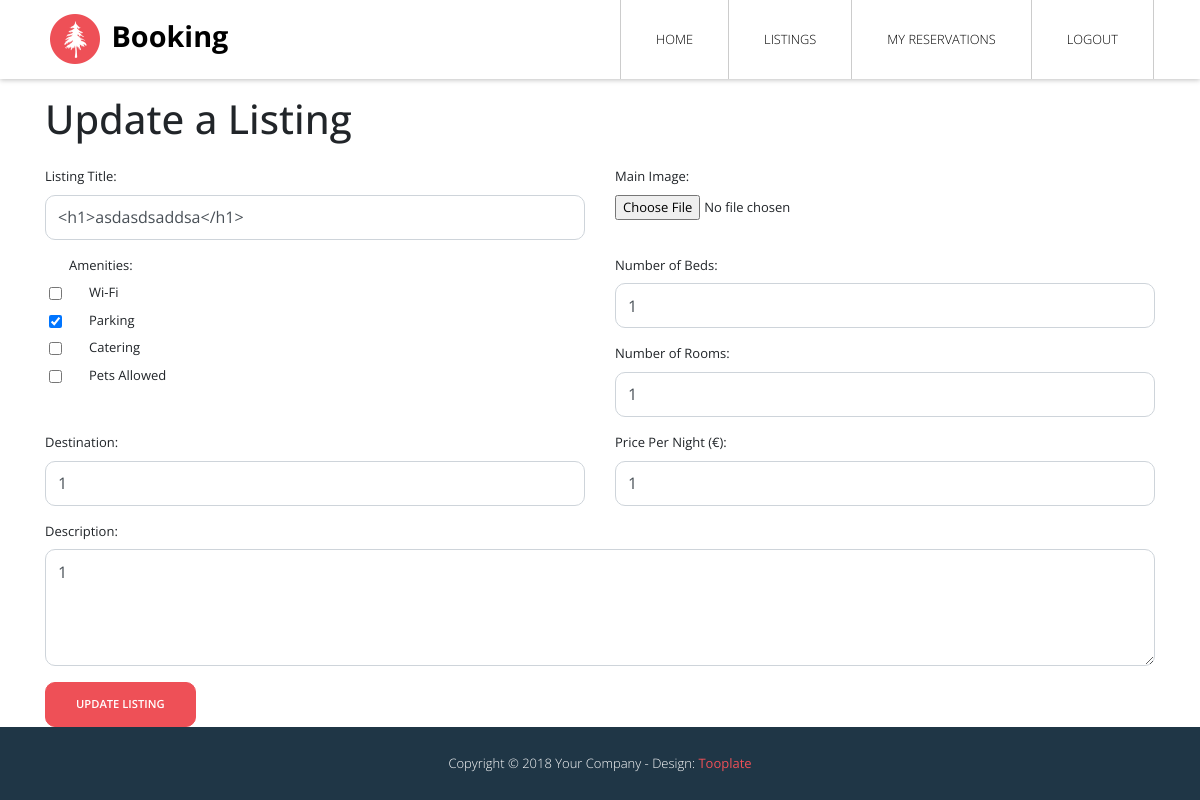
The page /update_listing.php?id=8 (signed in) on the database its author committed.
### tables this page shows
CREATE TABLE `listing` (
  `id` int(11) NOT NULL,
  `name` text NOT NULL,
  `location` text NOT NULL,
  `description` text NOT NULL,
  `rooms` int(11) NOT NULL,
  `beds` int(11) NOT NULL,
  `amenities` text NOT NULL,
  `price` float NOT NULL,
  `publishedDate` datetime NOT NULL DEFAULT current_timestamp(),
  `publishedBy` int(11) NOT NULL
);

### lib/DB.php (called while the page is built, shortened)
<?php
class DB
{
    private $host = "localhost";
    private $username = "root";
    private $password = "";
    private $dbName = "booking";
    private \PDO $connection;
    public function __construct(
        string $host = "",
        int $port = 3306,
        string $username = "",
        string $password = "",
        string $dbName = ""
    )
    {
        try {
            $this->connection = new \PDO(
                "mysql:host=$this->host;dbname=$this->dbName;charset=utf8mb4",
                $this->username,
                $this->password
            );
            $this->connection->setAttribute(\PDO::ATTR_ERRMODE, \PDO::ERRMODE_EXCEPTION);
        } catch(\PDOException $e) {
            echo "Connection failed: " . $e->getMessage();
        }
    }
    public function getListing(int $id): array {
        $sql = "SELECT * FROM listing WHERE id = :id";
        $stmt = $this->connection->prepare($sql);
        $stmt->bindParam(":id", $id);
        $stmt->execute();
        return $stmt->fetch(\PDO::FETCH_ASSOC);
    }
}

### lib/Common.php (called while the page is built, shortened)
<?php
class Common
{
    private $amenities = [
        "wifi" => "Wi-Fi",
        "parking" => "Parking",
        "catering" => "Catering",
        "petsAllowed" => "Pets Allowed"
    ];
    function getAmenities(): array
    {
        return $this->amenities;
    }
}

### update_listing.php (the view, shortened to what this page needs)
<?php
require_once 'lib/Common.php';
require_once 'lib/DB.php';
$common = new \lib\Common();
$db = new \lib\DB();
$common->startSession();
$allAmenities = $common->getAmenities();
$listing = $db->getListing($_GET['id']);
$amenities = json_decode($listing['amenities']);
?>
<!DOCTYPE html>
<html lang="en">
<head>
    <link rel="stylesheet" href="https://cdnjs.cloudflare.com/ajax/libs/font-awesome/6.5.1/css/all.min.css">
    <link rel="stylesheet" href="css/bootstrap.min.css">
    <link rel="stylesheet" type="text/css" href="slick/slick.css" />
    <link rel="stylesheet" type="text/css" href="slick/slick-theme.css" />
    <link rel="stylesheet" type="text/css" href="css/datepicker.css" />
    <link rel="stylesheet" href="css/tooplate-style.css">
</head>
<body>
    <div class="tm-main-content" id="top">
        <?php include 'parts/nav.php'; ?>
        <div class="container mt-3">
            <h1 class="mb-4">Update a Listing</h1>
            <form action="listings/update_listing.php" method="post" enctype="multipart/form-data">
                <div class="row">
                    <div class="col-md-6">
                        <div class="form-group">
                            <label for="listingTitle">Listing Title:</label>
                            <input type="text" class="form-control" id="listingTitle" name="listingTitle" value=<?=$listing['name']?> required>
                        </div>
                    </div>
                    <div class="col-md-6">
                        <div class="form-group">
                            <label for="mainImage">Main Image:</label>
                            <input type="file" class="form-control-file" id="mainImage" name="mainImage" accept="image/*" required>
                        </div>
                    </div>
                </div>
                <div class="row">
                    <div class="col-md-6">
                        <div class="form-group pl-4">
                            <label>Amenities:</label>
                            <?php foreach ($allAmenities as $key => $value) { ?>
                                <div class="form-check">
                                    <input type="checkbox" class="form-check-input" id=<?=$key?> name="amenities[]" value=<?=$key?> <?=in_array($key, $amenities) ? "checked" : ""?>>
                                    <label class="form-check-label" for=<?=$key?>><?=$value?></label>
                                </div>
                            <?php } ?>
                        </div>
                    </div>
                    <div class="col-md-6">
                        <div class="form-group">
                            <label for="beds">Number of Beds:</label>
                            <input type="number" class="form-control" id="beds" name="beds" min="1" value=<?=$listing['beds']?> required>
                        </div>
                        <div class="form-group">
                            <label for="rooms">Number of Rooms:</label>
                            <input type="number" class="form-control" id="rooms" name="rooms" min="1" value=<?=$listing['rooms']?> required>
                        </div>
                    </div>
                </div>
                <div class="row">
                    <div class="col-md-6">
                        <div class="form-group">
                            <label for="destination">Destination:</label>
                            <input type="text" class="form-control" id="destination" name="destination" value=<?=$listing['location']?> required>
                        </div>
                    </div>
                    <div class="col-md-6">
                        <div class="form-group">
                            <label for="pricePerNight">Price Per Night (€):</label>
                            <input type="number" class="form-control" id="pricePerNight" name="pricePerNight" min="0" step="0.01" value=<?=$listing['price']?> required>
                        </div>
                    </div>
                </div>
                <div class="form-group">
                    <label for="description">Description:</label>
                    <textarea class="form-control" id="description" name="description" rows="4" placeholder="Enter your listing description" required><?=$listing['description']?></textarea>
                </div>
                <button type="submit" class="btn btn-primary">Update Listing</button>
            </form>
        </div>
        <?php include 'parts/footer.php'; ?>
    </div>
</body>
</html>

### css/tooplate-style.css (style rules this page uses)
html { position: relative; min-height: 100%; }
body { font-family: 'Open Sans', Helvetica, Arial, sans-serif; font-size: 13px; font-weight: 400; overflow-x: hidden; margin-bottom:70px; }
a, button { transition: all 0.3s ease; }
.form-control { border-radius: 10px !important; padding: 0.6rem 0.75rem; }
.btn-primary { background-color: #ee5057; border-color: #ee5057; border-radius: 10px; cursor: pointer; font-size: 0.7rem; font-weight: 600; padding: 13px 30px; text-transform: uppercase; }

### rows shown on the page
listing: listingTitle "<h1>asdasdsaddsa</h1>", amenities "☑", beds "1", rooms "1", destination "1", pricePerNight "1", description "1"

### other values the page prints
$value "Wi-Fi"
$value "Parking"
$value "Catering"
$value "Pets Allowed"
